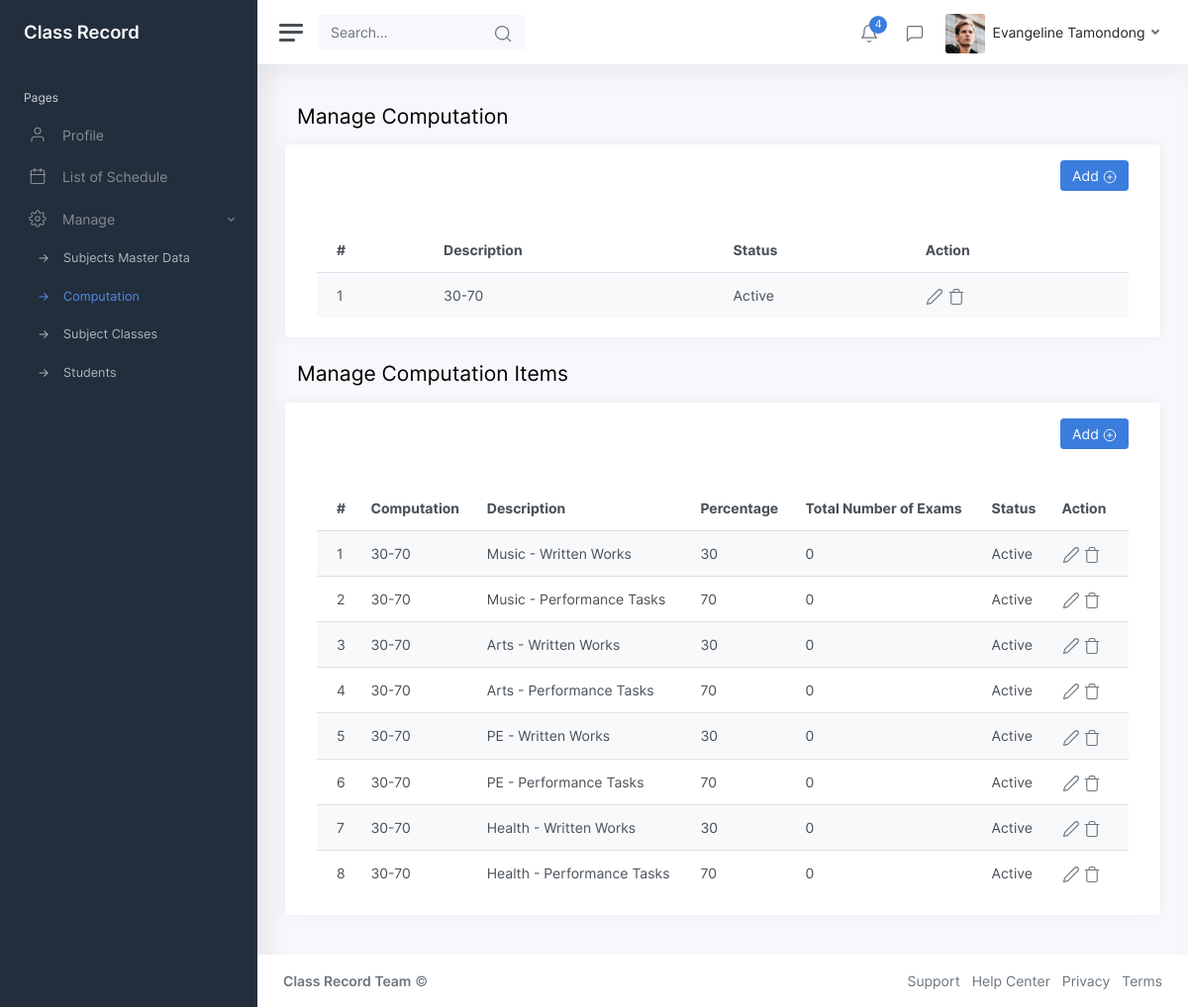
Page /teacher_computation.php (signed in) on the committed database.
### tables this page shows
CREATE TABLE `computation_master` (
  `computationMasterId` int NOT NULL,
  `description` varchar(255) NOT NULL,
  `status` enum('Active','Inactive','Deleted') NOT NULL,
  `datecreated` datetime NOT NULL,
  `dateupdated` datetime NOT NULL,
  `userId` int NOT NULL
);

CREATE TABLE `computation_items` (
  `computationItemsId` int NOT NULL,
  `computationMasterId` int NOT NULL,
  `userId` int NOT NULL,
  `description` varchar(255) NOT NULL,
  `percentage` int NOT NULL,
  `status` enum('Active','Inactive','Deleted') NOT NULL,
  `datecreated` datetime NOT NULL,
  `dateupdated` datetime NOT NULL,
  `total_exams` int NOT NULL
);

### libraries/data_interface.php (called while the page is built, shortened)
<?php
class jpacObject{
	private $conn;
	public function __construct(){
  		try {
	 		$this->conn = new PDO("mysql:host=".db_server.";dbname=".db_name, db_user, db_pass);
  			$this->conn->setAttribute(PDO::ATTR_ERRMODE, PDO::ERRMODE_EXCEPTION);
		} catch(PDOException $e) {
		  	echo "Connection failed: " . $e->getMessage();
		  	die;
		}
	}
	function SQLQuery($sql) {
		$sth=$this->conn->prepare($sql);
		$sth->execute();
		$result = $sth->fetchAll();
		return $result;
	}
}
?>

### teacher_computation.php (the view, shortened to what this page needs)
<?php
$jpac=new JpacObject();
$userData=isset($_SESSION['userData']) ? $_SESSION['userData'] : [] ;
$computationMaster=$jpac->SQLQuery("SELECT * FROM computation_master WHERE userId='".$userData[0]['userId']."' ");
$computationItems=$jpac->SQLQuery("SELECT t0.*,t1.description as computation_description FROM computation_items t0 LEFT JOIN computation_master t1 on t0.computationMasterId=t1.computationMasterId WHERE t0.userId='".$userData[0]['userId']."' ORDER BY t0.computationMasterId ASC");
?>
<?php include_once("includes/header.php"); ?>
	<div class="wrapper">
		<?php include_once("menu.php") ?>
		<div class="main">
			<?php include_once("navbar.php") ?>
			<main class="content">
				<div class="container-fluid p-0">
					<h1 class="h3 mb-3">Manage Computation</h1>
					<div class="row">
                        <div class="card">
                            <div class="card-header text-right">
                                <button class="btn btn-primary" onclick="showModalData('add')"  data-toggle="modal" data-target="#modalData">Add <i class="align-middle" data-feather="plus-circle"></i> </button>
                            </div>
                            <div class="card-body table-responsive">
                            <table class="table table-striped table-hover" id="usersTable">
									<thead>
										<tr>
											<th>#</th>
											<th>Description</th>
											<th>Status</th>
											<th>Action</th>
                                        </tr>
									</thead>
									<tbody>
										<?php
                                        $result=$computationMaster;
                                        for($i=0;$i<count($result);$i++){
                                        ?>
										<tr>
											<td><?= ($i+1) ?></td>
											<td><?= $result[$i]['description'] ?></td>
											<td><?= $result[$i]['status'] ?></td>
											<td class="table-action">
												<a href="#" data-toggle="modal" data-target="#modalData" onclick="showModalData('edit','<?= $result[$i]['computationMasterId'] ?>','<?= $result[$i]['description'] ?>','<?= $result[$i]['status'] ?>')"><i class="align-middle" data-feather="edit-2"></i></a>
												<a href="#"><i class="align-middle" data-feather="trash"></i></ad
										</tr>
                                        <?php } ?>
									</tbody>
								</table>
                            </div>
                        </div>
					</div>
                    <h1 class="h3 mb-3">Manage Computation Items</h1>
					<div class="row">
                        <div class="card">
                            <div class="card-header text-right">
                                <button class="btn btn-primary" onclick="showModalDataItems('add')"  data-toggle="modal" data-target="#modalDataItems">Add <i class="align-middle" data-feather="plus-circle"></i> </button>
                            </div>
                            <div class="card-body table-responsive">
                            <table class="table table-striped table-hover" id="usersTable">
									<thead>
										<tr>
											<th>#</th>
											<th>Computation</th>
											<th>Description</th>
											<th>Percentage</th>
											<th>Total Number of Exams</th>
											<th>Status</th>
											<th>Action</th>
                                        </tr>
									</thead>
									<tbody>
										<?php
                                        $result=$computationItems;
                                        for($i=0;$i<count($result);$i++){
                                        ?>
										<tr>
											<td><?= ($i+1) ?></td>
											<td><?= $result[$i]['computation_description'] ?></td>
											<td><?= $result[$i]['description'] ?></td>
											<td><?= $result[$i]['percentage'] ?></td>
											<td><?= $result[$i]['total_exams'] ?></td>
											<td><?= $result[$i]['status'] ?></td>
											<td class="table-action">
												<a href="#" data-toggle="modal" data-target="#modalDataItems" onclick="showModalDataItems('edit','<?= $result[$i]['computationItemsId'] ?>','<?= $result[$i]['computationMasterId'] ?>','<?= $result[$i]['description'] ?>','<?= $result[$i]['percentage'] ?>','<?= $result[$i]['status'] ?>','<?= $result[$i]['total_exams'] ?>')"><i class="align-middle" data-feather="edit-2"></i></a>
												<a href="#"><i class="align-middle" data-feather="trash"></i></a>
											</td>
										</tr>
                                        <?php } ?>
									</tbody>
								</table>
                            </div>
                        </div>
					</div>
				</div>
			</main>
			<?php include_once("includes/footer.php") ?>
		</div>
	</div>
<link rel="stylesheet" type="text/css" href="https://cdn.datatables.net/v/bs5/dt-1.11.5/datatables.min.css"/>
</body>
</html>

### rows in the picture
computation_master: description "30-70", status "Active"
computation_items: computationMasterId.description "30-70", description "Music - Written Works", percentage "30", total_exams "0", status "Active"
computation_items: computationMasterId.description "30-70", description "Music - Performance Tasks", percentage "70", total_exams "0", status "Active"
computation_items: computationMasterId.description "30-70", description "Arts - Written Works", percentage "30", total_exams "0", status "Active"
computation_items: computationMasterId.description "30-70", description "Arts - Performance Tasks", percentage "70", total_exams "0", status "Active"
computation_items: computationMasterId.description "30-70", description "PE - Written Works", percentage "30", total_exams "0", status "Active"
computation_items: computationMasterId.description "30-70", description "PE - Performance Tasks", percentage "70", total_exams "0", status "Active"
computation_items: computationMasterId.description "30-70", description "Health - Written Works", percentage "30", total_exams "0", status "Active"
computation_items: computationMasterId.description "30-70", description "Health - Performance Tasks", percentage "70", total_exams "0", status "Active"

### other values in the picture
$userData[0]['first_name'] "Evangeline"
$userData[0]['last_name'] "Tamondong"
